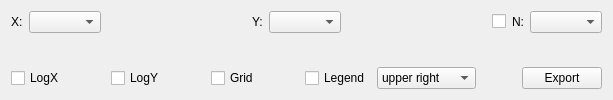
       <widget class="QWidget" name="specPlotTab">
        <attribute name="title">
         <string>SpecPlot</string>
        </attribute>
        <layout class="QVBoxLayout" name="verticalLayout_6">
         <item>
          <layout class="QHBoxLayout" name="horizontalLayout_10">
           <item>
            <widget class="QLabel" name="spXLabel">
             <property name="text">
              <string>X:</string>
             </property>
            </widget>
           </item>
           <item>
            <widget class="QComboBox" name="spXComboBox"/>
           </item>
           <item>
            <spacer name="horizontalSpacer_3">
             <property name="orientation">
              <enum>Qt::Horizontal</enum>
             </property>
             <property name="sizeHint" stdset="0">
              <size>
               <width>40</width>
               <height>20</height>
              </size>
             </property>
            </spacer>
           </item>
           <item>
            <widget class="QLabel" name="spYLabel">
             <property name="text">
              <string>Y:</string>
             </property>
            </widget>
           </item>
           <item>
            <widget class="QComboBox" name="spYComboBox"/>
           </item>
           <item>
            <spacer name="horizontalSpacer_4">
             <property name="orientation">
              <enum>Qt::Horizontal</enum>
             </property>
             <property name="sizeHint" stdset="0">
              <size>
               <width>40</width>
               <height>20</height>
              </size>
             </property>
            </spacer>
           </item>
           <item>
            <widget class="QCheckBox" name="spNCheckBox">
             <property name="text">
              <string/>
             </property>
            </widget>
           </item>
           <item>
            <widget class="QLabel" name="spNLabel">
             <property name="text">
              <string>N:</string>
             </property>
            </widget>
           </item>
           <item>
            <widget class="QComboBox" name="spNComboBox"/>
           </item>
          </layout>
         </item>
         <item>
          <widget class="MplWidget" name="specPlotMplWidget" native="true">
           <property name="sizePolicy">
            <sizepolicy hsizetype="Expanding" vsizetype="Expanding">
             <horstretch>0</horstretch>
             <verstretch>0</verstretch>
            </sizepolicy>
           </property>
          </widget>
         </item>
         <item>
          <layout class="QHBoxLayout" name="horizontalLayout_8">
           <item>
            <widget class="QCheckBox" name="spLogXCheckBox">
             <property name="text">
              <string>LogX</string>
             </property>
            </widget>
           </item>
           <item>
            <spacer name="horizontalSpacer_5">
             <property name="orientation">
              <enum>Qt::Horizontal</enum>
             </property>
             <property name="sizeHint" stdset="0">
              <size>
               <width>40</width>
               <height>20</height>
              </size>
             </property>
            </spacer>
           </item>
           <item>
            <widget class="QCheckBox" name="spLogYCheckBox">
             <property name="text">
              <string>LogY</string>
             </property>
            </widget>
           </item>
           <item>
            <spacer name="horizontalSpacer_7">
             <property name="orientation">
              <enum>Qt::Horizontal</enum>
             </property>
             <property name="sizeHint" stdset="0">
              <size>
               <width>40</width>
               <height>20</height>
              </size>
             </property>
            </spacer>
           </item>
           <item>
            <widget class="QCheckBox" name="spGridCheckBox">
             <property name="text">
              <string>Grid</string>
             </property>
            </widget>
           </item>
           <item>
            <spacer name="horizontalSpacer_6">
             <property name="orientation">
              <enum>Qt::Horizontal</enum>
             </property>
             <property name="sizeHint" stdset="0">
              <size>
               <width>40</width>
               <height>20</height>
              </size>
             </property>
            </spacer>
           </item>
           <item>
            <widget class="QCheckBox" name="spLegendCheckBox">
             <property name="text">
              <string>Legend</string>
             </property>
            </widget>
           </item>
           <item>
            <widget class="QComboBox" name="spLegendLocComboBox">
             <item>
              <property name="text">
               <string>upper right</string>
              </property>
             </item>
             <item>
              <property name="text">
               <string>upper left</string>
              </property>
             </item>
             <item>
              <property name="text">
               <string>lower right</string>
              </property>
             </item>
             <item>
              <property name="text">
               <string>lower right</string>
              </property>
             </item>
             <item>
              <property name="text">
               <string>right</string>
              </property>
             </item>
             <item>
              <property name="text">
               <string>center left</string>
              </property>
             </item>
             <item>
              <property name="text">
               <string>center right</string>
              </property>
             </item>
             <item>
              <property name="text">
               <string>lower center</string>
              </property>
             </item>
             <item>
              <property name="text">
               <string>upper center</string>
              </property>
             </item>
             <item>
              <property name="text">
               <string>center</string>
              </property>
             </item>
            </widget>
           </item>
           <item>
            <spacer name="horizontalSpacer_17">
             <property name="orientation">
              <enum>Qt::Horizontal</enum>
             </property>
             <property name="sizeType">
              <enum>QSizePolicy::Minimum</enum>
             </property>
             <property name="sizeHint" stdset="0">
              <size>
               <width>40</width>
               <height>20</height>
              </size>
             </property>
            </spacer>
           </item>
           <item>
            <widget class="QPushButton" name="spExportPushButton">
             <property name="text">
              <string>Export</string>
             </property>
            </widget>
           </item>
          </layout>
         </item>
        </layout>
       </widget>
